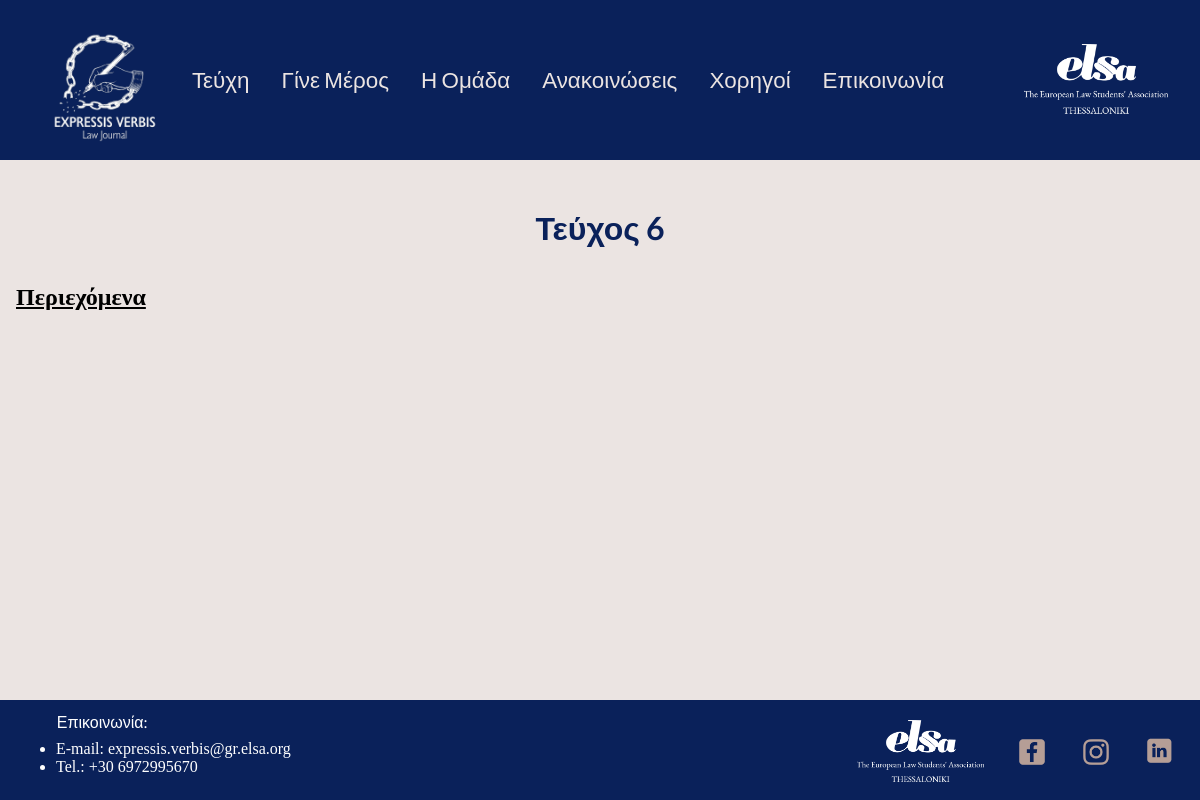
The page /issues/7/ on the database as committed earlier.
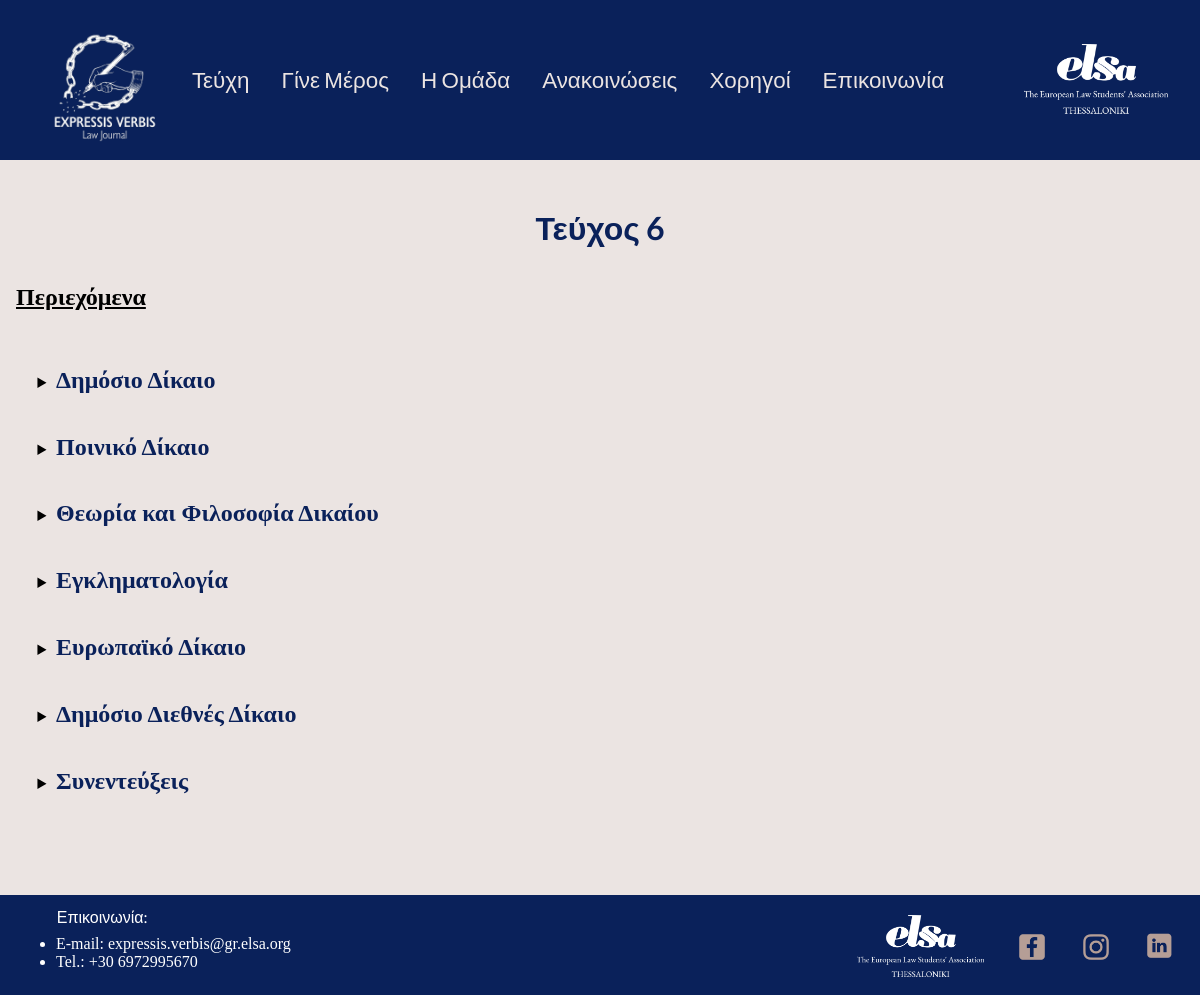
The same page on the database as committed later.
### ExpressisVerbisApp/models.py (models this page shows, shortened)
class Chapter(models.Model):
    name = models.CharField(max_length=255, default=None)

### ExpressisVerbisApp/views.py (the view)
# urls.py: path('issues/7/', views.latest_issue, name='latest_issue'),
def latest_issue(request):
    try:
        chapters = Chapter.objects.all()
        latest_issue = Issue.objects.order_by("-issueNumber")[0]
        articles = Article.objects.all()
    except chapter.objects.all().DoesNotExist():
        return HttpResponse(status=404)
    if request.method == 'GET':
        return render(request, 'chapters.html', {'chapters': chapters, 'articles': articles, 'latest': latest_issue})

### ExpressisVerbisApp/templates/chapters.html (shortened to what this page needs)
{% extends "base.html" %}
{% load static %}
{%block content%}
<h1 class="category-title">Τεύχος 6</h1>
<div class="chapter_main_container">
  <h2 class="chapters_tag">Περιεχόμενα</h2>
  <ul class="chapter-list">
  {% for chapter in chapters %}
    <li id="list-{{chapter.name}}">
      <h2 class="chapter_name" id="{{chapter.name}}">{{chapter.name}}</h2>
    </li>
  {% endfor %}
  </ul>
</div>
{% endblock %}

Rows that differ between the two databases and show on the page:
added Chapter: name "Δημόσιο Δίκαιο"
added Chapter: name "Ποινικό Δίκαιο"
added Chapter: name "Θεωρία και Φιλοσοφία Δικαίου"
added Chapter: name "Εγκληματολογία"
added Chapter: name "Ευρωπαϊκό Δίκαιο"
added Chapter: name "Δημόσιο Διεθνές Δίκαιο"
added Chapter: name "Συνεντεύξεις"
